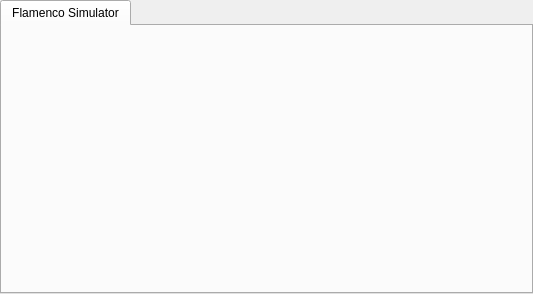
    <widget class="QTabWidget" name="tabWidget">
     <property name="enabled">
      <bool>true</bool>
     </property>
     <property name="sizePolicy">
      <sizepolicy hsizetype="Preferred" vsizetype="Minimum">
       <horstretch>0</horstretch>
       <verstretch>0</verstretch>
      </sizepolicy>
     </property>
     <property name="maximumSize">
      <size>
       <width>16777215</width>
       <height>16777215</height>
      </size>
     </property>
     <property name="currentIndex">
      <number>0</number>
     </property>
     <widget class="QWidget" name="simu">
      <attribute name="title">
       <string>Flamenco Simulator</string>
      </attribute>
      <layout class="QGridLayout" name="gridLayout_5">
       <item row="0" column="1">
        <layout class="QGridLayout" name="gridLayout_3" columnminimumwidth="120,320,120">
         <property name="sizeConstraint">
          <enum>QLayout::SetMinimumSize</enum>
         </property>
         <property name="spacing">
          <number>0</number>
         </property>
         <item row="0" column="0" rowspan="3">
          <widget class="ButtonsWidget" name="leftbuttons" native="true">
           <property name="sizePolicy">
            <sizepolicy hsizetype="Fixed" vsizetype="Fixed">
             <horstretch>0</horstretch>
             <verstretch>0</verstretch>
            </sizepolicy>
           </property>
           <property name="minimumSize">
            <size>
             <width>120</width>
             <height>208</height>
            </size>
           </property>
           <property name="mouseTracking">
            <bool>true</bool>
           </property>
           <property name="styleSheet">
            <string notr="true">background:url(:/images/x9l0.png);</string>
           </property>
          </widget>
         </item>
         <item row="0" column="2" rowspan="3">
          <widget class="ButtonsWidget" name="rightbuttons" native="true">
           <property name="sizePolicy">
            <sizepolicy hsizetype="Fixed" vsizetype="Fixed">
             <horstretch>0</horstretch>
             <verstretch>0</verstretch>
            </sizepolicy>
           </property>
           <property name="minimumSize">
            <size>
             <width>120</width>
             <height>208</height>
            </size>
           </property>
           <property name="styleSheet">
            <string notr="true">background:url(:/images/x9r0.png)</string>
           </property>
          </widget>
         </item>
         <item row="1" column="1">
          <widget class="LcdWidget" name="lcd" native="true">
           <property name="sizePolicy">
            <sizepolicy hsizetype="Fixed" vsizetype="Fixed">
             <horstretch>0</horstretch>
             <verstretch>0</verstretch>
            </sizepolicy>
           </property>
           <property name="minimumSize">
            <size>
             <width>320</width>
             <height>240</height>
            </size>
           </property>
          </widget>
         </item>
        </layout>
       </item>
       <item row="0" column="0">
        <spacer name="horizontalSpacer_2">
         <property name="orientation">
          <enum>Qt::Horizontal</enum>
         </property>
         <property name="sizeHint" stdset="0">
          <size>
           <width>0</width>
           <height>20</height>
          </size>
         </property>
        </spacer>
       </item>
       <item row="0" column="2">
        <spacer name="horizontalSpacer_5">
         <property name="orientation">
          <enum>Qt::Horizontal</enum>
         </property>
         <property name="sizeHint" stdset="0">
          <size>
           <width>0</width>
           <height>20</height>
          </size>
         </property>
        </spacer>
       </item>
       <item row="1" column="1">
        <layout class="QHBoxLayout" name="horizontalLayout_8">
         <item>
          <spacer name="horizontalSpacer_3">
           <property name="orientation">
            <enum>Qt::Horizontal</enum>
           </property>
           <property name="sizeHint" stdset="0">
            <size>
             <width>438</width>
             <height>6</height>
            </size>
           </property>
          </spacer>
         </item>
        </layout>
       </item>
      </layout>
     </widget>
    </widget>
